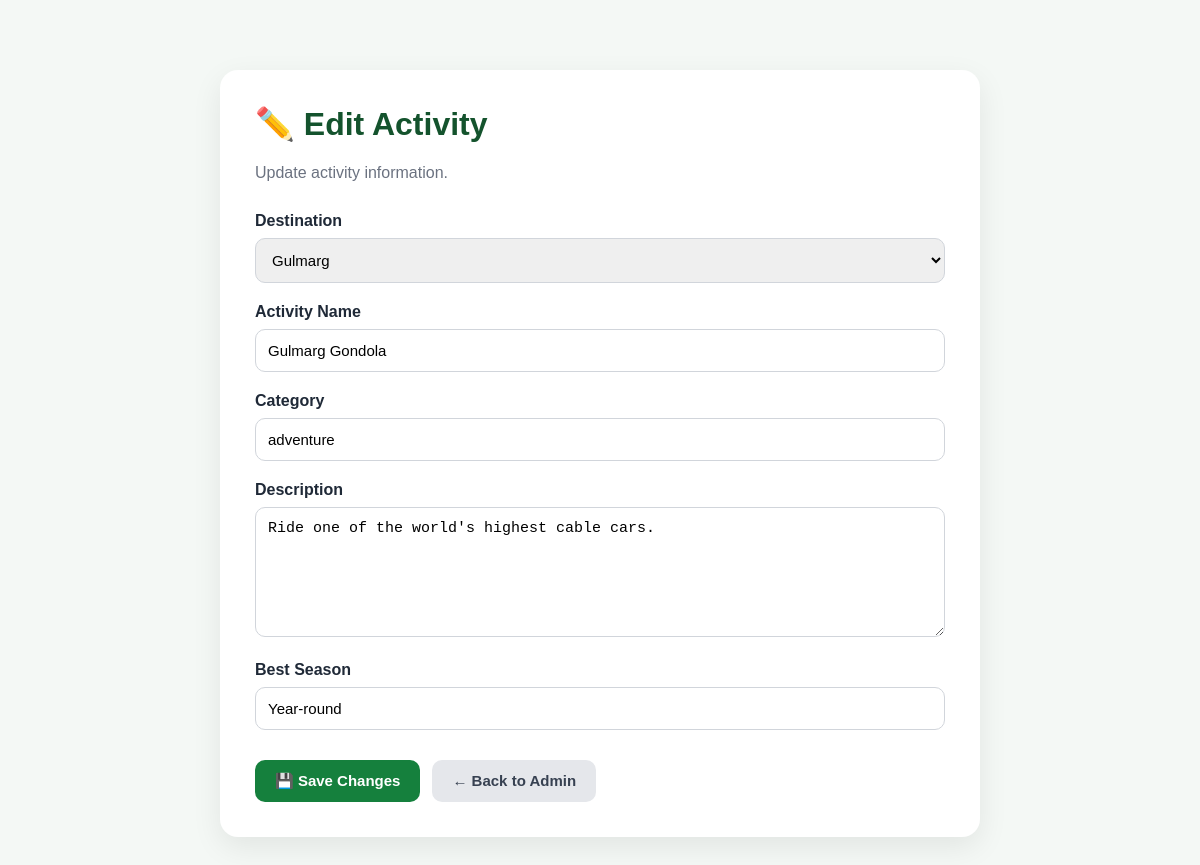
Page /admin/activities/edit/4 (signed in) on the committed database.
### tables this page shows
CREATE TABLE activities (

    id INTEGER PRIMARY KEY AUTOINCREMENT,

    destination_id INTEGER,

    name TEXT NOT NULL,

    category TEXT,

    description TEXT,

    season TEXT,

    FOREIGN KEY (
        destination_id
    )
    REFERENCES destinations(id)

);

CREATE TABLE destinations (

    id INTEGER PRIMARY KEY AUTOINCREMENT,

    name TEXT NOT NULL,

    location TEXT,

    category TEXT,

    description TEXT,

    image TEXT,

    best_time TEXT

);

### app.py (the view, shortened to what this page needs)
@app.route("/admin/activities/edit/<int:activity_id>", methods=["GET", "POST"])
def edit_activity(activity_id):
    if not session.get("admin_logged_in"):
        return redirect(url_for("admin_login"))
    connection = get_db_connection()
    activity = connection.execute(
        """
        SELECT *
        FROM activities
        WHERE id = ?
        """,
        (activity_id,)
    ).fetchone()
    if activity is None:
        connection.close()
        return "Activity not found", 404
    destinations = connection.execute(
        """
        SELECT id, name
        FROM destinations
        ORDER BY name
        """
    ).fetchall()
    connection.close()
    return render_template(
        "edit_activity.html",
        activity=activity,
        destinations=destinations
    )

### app.py (called while the page is built)
def get_db_connection():
    connection = sqlite3.connect(DATABASE)
    connection.row_factory = sqlite3.Row
    return connection

### templates/edit_activity.html (shortened to what this page needs)
<!DOCTYPE html>
<html lang="en">
<head>
</head>
<body>
<div class="container">
    <div class="card">
        <h1>✏️ Edit Activity</h1>
        <p class="subtitle">
            Update activity information.
        </p>
        <form method="POST">
            <label for="destination_id">
                Destination
            </label>
            <select
                name="destination_id"
                id="destination_id"
                required
            >
                {% for destination in destinations %}
                <option
                    value="{{ destination['id'] }}"
                    {% if destination['id'] == activity['destination_id'] %}
                    selected
                    {% endif %}
                >
                    {{ destination['name'] }}
                </option>
                {% endfor %}
            </select>
            <label for="name">
                Activity Name
            </label>
            <input
                type="text"
                id="name"
                name="name"
                value="{{ activity['name'] }}"
                required
            >
            <label for="category">
                Category
            </label>
            <input
                type="text"
                id="category"
                name="category"
                value="{{ activity['category'] or '' }}"
                placeholder="Example: Adventure"
            >
            <label for="description">
                Description
            </label>
            <textarea
                id="description"
                name="description"
                placeholder="Describe this activity..."
            >{{ activity['description'] or '' }}</textarea>
            <label for="season">
                Best Season
            </label>
            <input
                type="text"
                id="season"
                name="season"
                value="{{ activity['season'] or '' }}"
                placeholder="Example: December to March"
            >
            <div class="buttons">
                <button type="submit">
                    💾 Save Changes
                </button>
                <a
                    href="/admin"
                    class="back-button"
                >
                    ← Back to Admin
                </a>
            </div>
        </form>
    </div>
</div>
</body>
</html>

### templates/edit_activity.html (style rules this page uses)
* { box-sizing: border-box; }
body { margin: 0; font-family: Arial, sans-serif; background: #f4f8f5; color: #1f2937; }
.container { max-width: 800px; margin: 50px auto; padding: 20px; }
.card { background: white; padding: 35px; border-radius: 18px; box-shadow: 0 10px 30px rgba(0,0,0,0.08); }
h1 { margin-top: 0; color: #14532d; }
.subtitle { color: #6b7280; margin-bottom: 30px; }
label { display: block; margin-bottom: 8px; font-weight: bold; }
input, select, textarea { width: 100%; padding: 12px; margin-bottom: 20px; border: 1px solid #d1d5db; border-radius: 10px; font-size: 15px; }
textarea { min-height: 130px; resize: vertical; }
.buttons { display: flex; gap: 12px; margin-top: 10px; }
button, .back-button { padding: 12px 20px; border-radius: 10px; border: none; text-decoration: none; font-weight: bold; font-size: 15px; cursor: pointer; }
button { background: #15803d; color: white; }
.back-button { background: #e5e7eb; color: #374151; }

### rows in the picture
activities: destination_id "Gulmarg", name "Gulmarg Gondola", category "adventure", description "Ride one of the world's highest cable cars.", season "Year-round"
